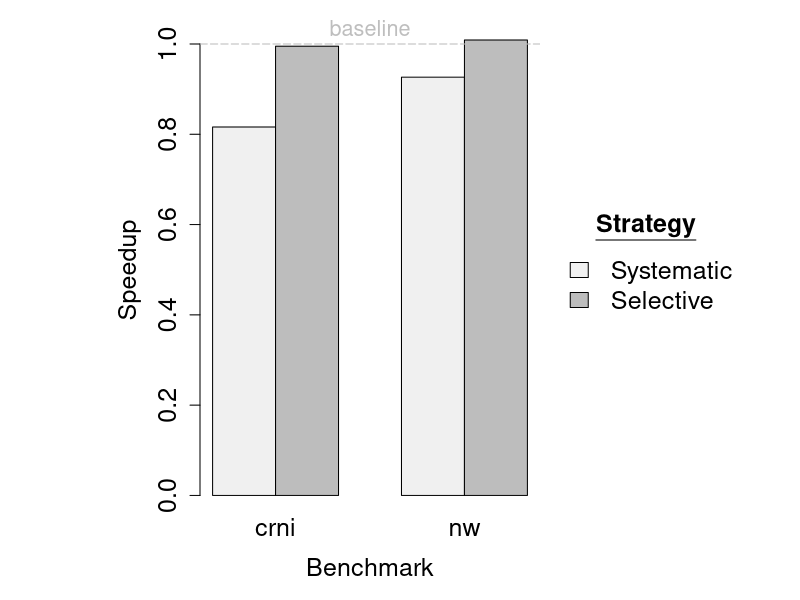

This chart was generated by the following R code:
data <- read.csv("../../paper-results/speedup-selective/results.csv")
# Aggregate the repeated measurements with mean value
#dataAggregate <- colMeans(data)
dataAggregate <- apply(data, 2, min)
# Compute speedups of vectorized code with systematic and selective strategy
speedups <- data.frame(crni=c(dataAggregate["crni_matlab"]/dataAggregate["crni_mc2mc"],
                              dataAggregate["crni_matlab"]/dataAggregate["crni_mc2mc_selective"]),
                       nw=c(dataAggregate["nw_matlab"]/dataAggregate["nw_mc2mc"],
                            dataAggregate["nw_matlab"]/dataAggregate["nw_mc2mc_selective"]))
# Save as pdf (A5 format)
pdf("mc2mc-selective.pdf", width = 8.27, height = 5.83)
# Modify plot margins
par(mfrow=c(1, 1), mar=c(5, 10, 2, 13))
# Plot vectorization strategies comparison
barplot(as.matrix(speedups),
        beside=T,
        axes = T,
        col=c("#f0f0f0","#bdbdbd"),
        xlab = "Benchmark",
        ylab = "Speedup",
        cex.names = 1.5,
        cex.axis = 1.5,
        cex.lab=1.5,
        legend = c("Systematic", "Selective"),
        args.legend = list(x ='right',
                           bty='n',
                           cex=1.5,
                           horiz=F,
                           inset=c(-0.6, 0),
                           title=expression(bold(underline("Strategy"))), title.col="black"))
# Plot baseline
abline(a = 1, b= 0, col="gray", lty=5)
# ... with a text !
mtext("baseline", col="gray", cex=1.3)
# Finish plotting
dev.off()
